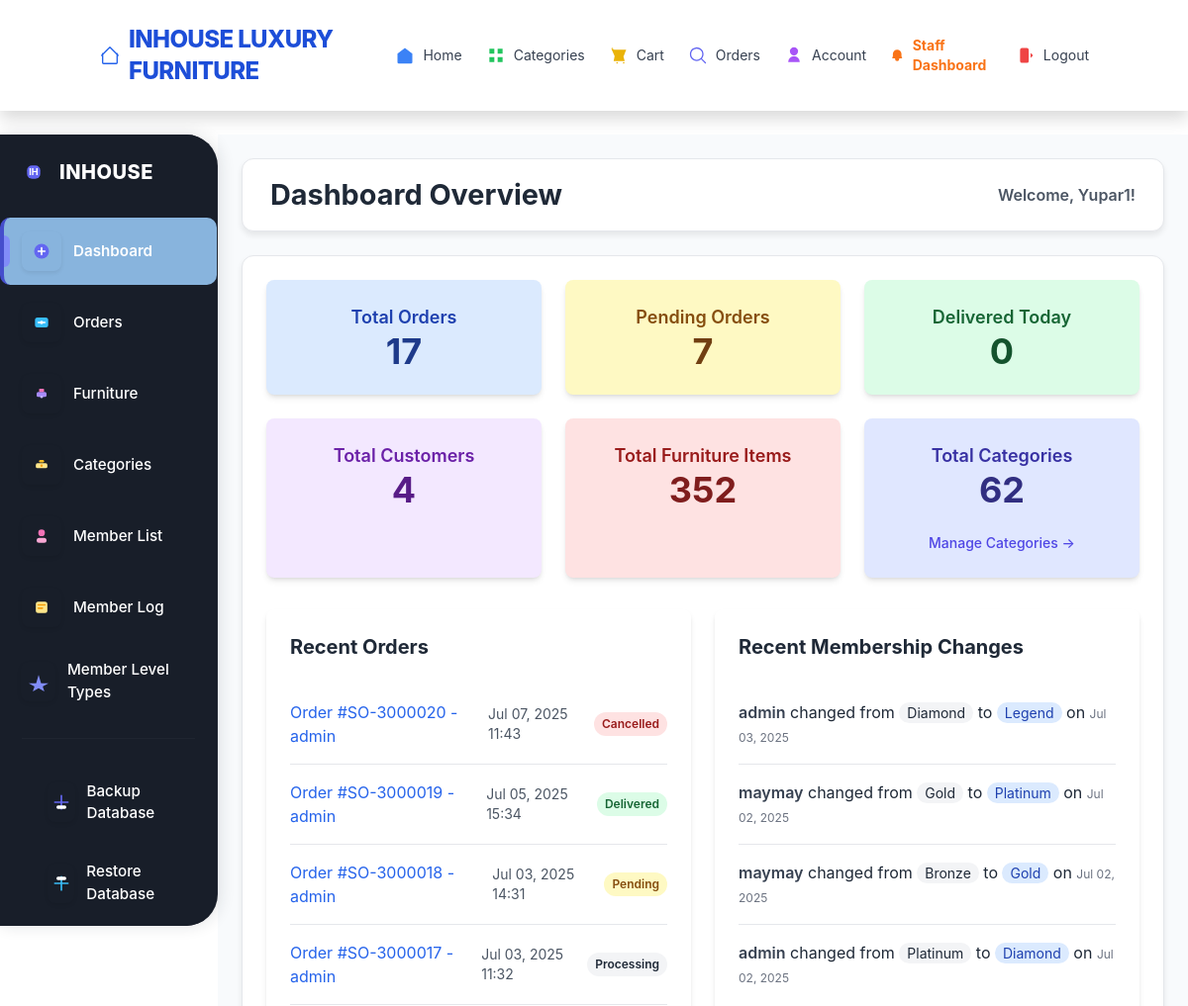
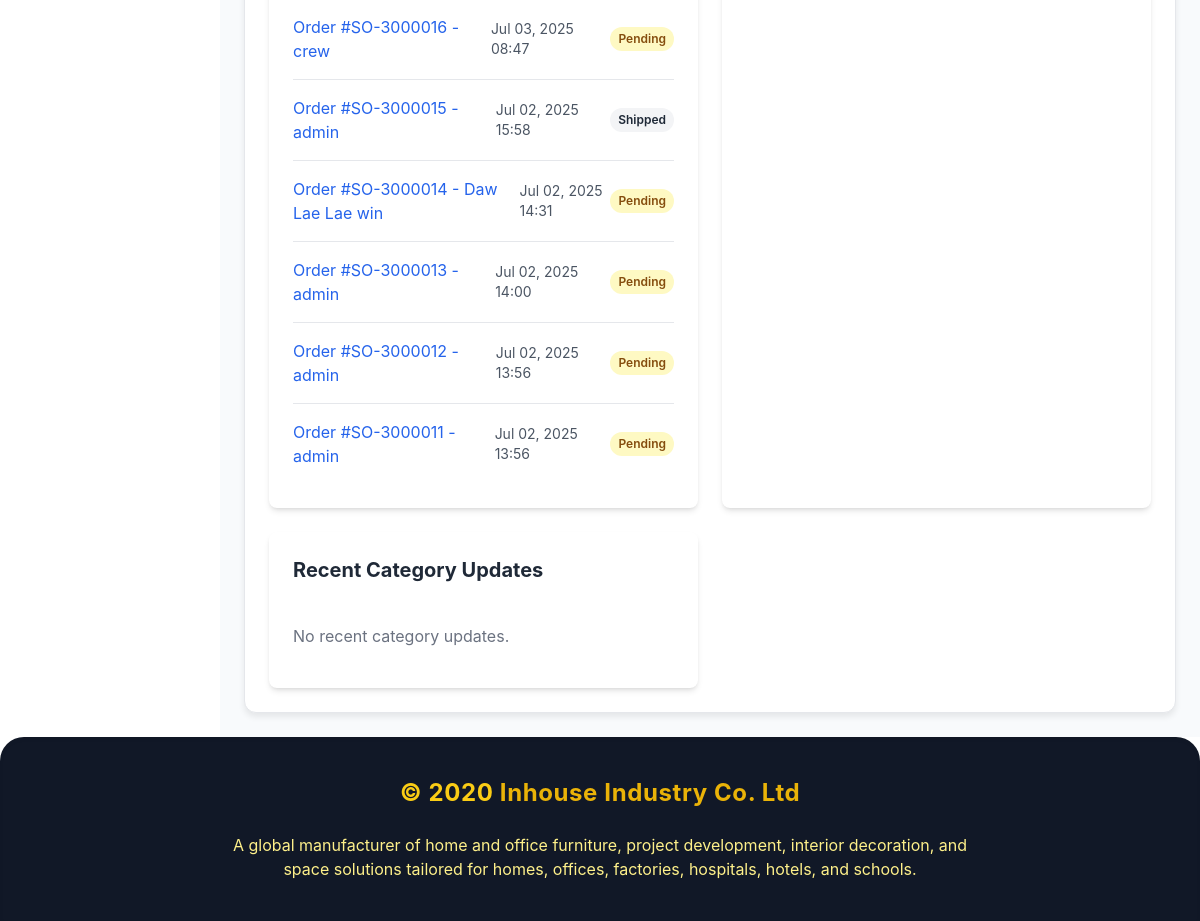
The page /staff/ (signed in) on the database as committed earlier (2 pictures, top to bottom).
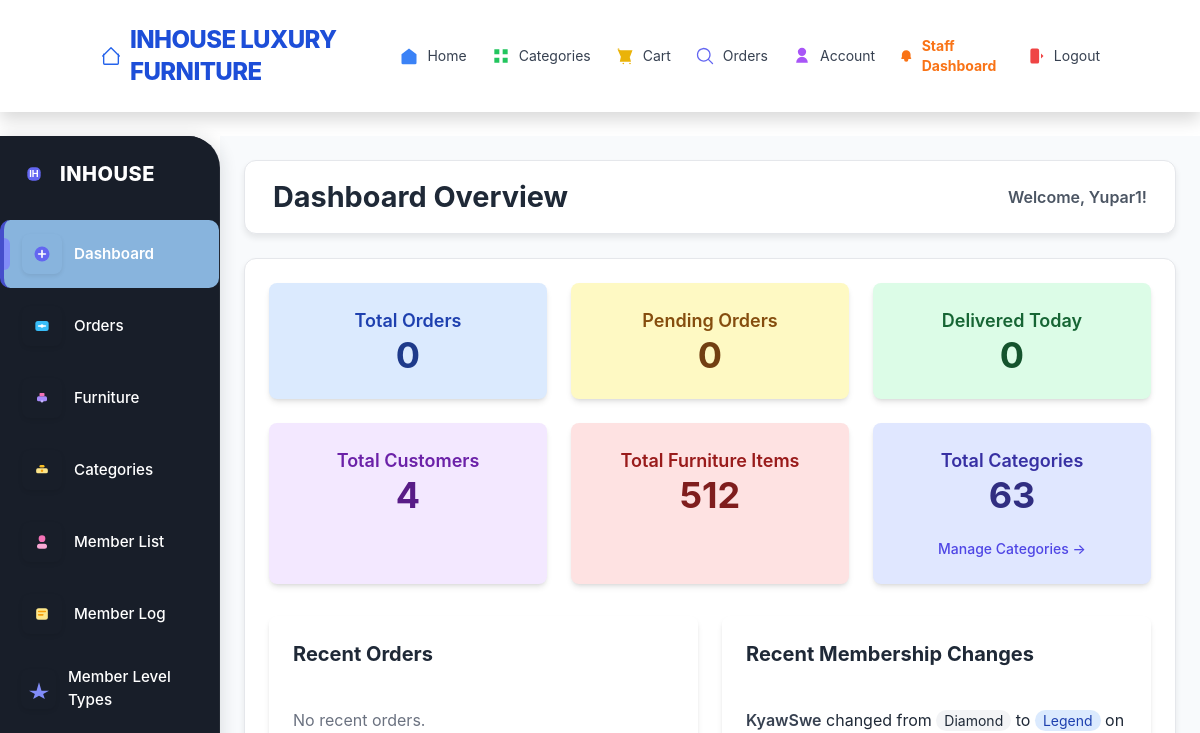
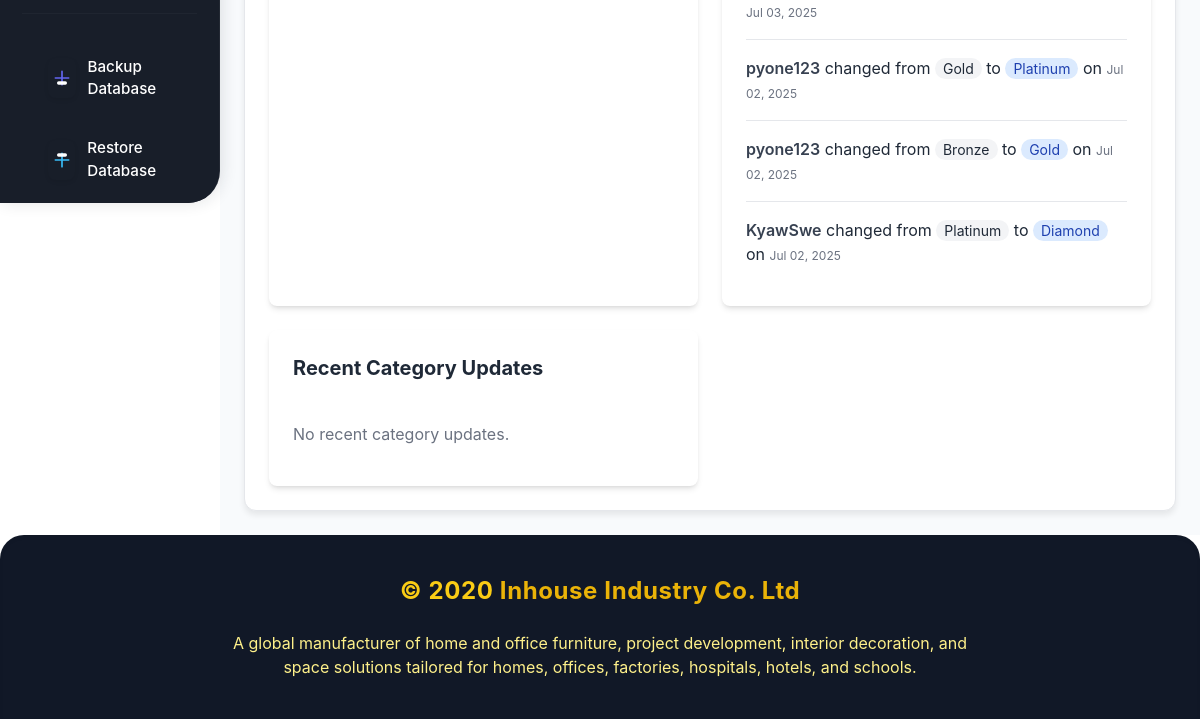
The same page on the database as committed later (2 pictures, top to bottom).
### store/models.py (models this page shows, shortened)
class Order(models.Model):
    user = models.ForeignKey(CustomUser, on_delete=models.SET_NULL, null=True, blank=True, related_name='orders')
    order_number = models.CharField(max_length=20, unique=True, blank=True, null=True) # New field for order number
    customer_name = models.CharField(max_length=100)
    customer_address = models.TextField()
    customer_phone = models.CharField(max_length=20)
    STATUS_CHOICES = [
        ('Pending', 'Pending'),
        ('Processing', 'Processing'),
        ('Shipped', 'Shipped'),
        ('Delivered', 'Delivered'),
        ('Cancelled', 'Cancelled'),
    ]
    status = models.CharField(max_length=20, choices=STATUS_CHOICES, default='Pending')
    created_at = models.DateTimeField(auto_now_add=True)
    updated_at = models.DateTimeField(auto_now=True)
    total_amount = models.DecimalField(max_digits=10, decimal_places=2, default=0.00)
    PAYMENT_CHOICES = [
        ('Pending', 'Pending'),
        ('Completed', 'Completed'),
        ('Failed', 'Failed'),
    ]
    payment_status = models.CharField(max_length=20, choices=PAYMENT_CHOICES, default='Pending')
    payment_method = models.CharField(max_length=50, blank=True, null=True)

class UserMembershipLog(models.Model):
    user = models.ForeignKey(CustomUser, on_delete=models.CASCADE)
    old_level = models.CharField(max_length=20)
    new_level = models.CharField(max_length=20)
    changed_at = models.DateTimeField(auto_now_add=True)

class CustomUser(AbstractUser):
    phone = models.CharField(max_length=15, blank=True, null=True)
    nrc = models.CharField(max_length=30, blank=True)
    dob = models.DateField(null=True, blank=True)
    c_code = models.CharField(max_length=20, unique=True, blank=True)
    createdby = models.CharField(max_length=20, default='website')
    amount = models.DecimalField(
        max_digits=10,
        decimal_places=2,
        default=0.00
    )
    member_level_choices = [
        ('INHOUSE', 'Inhouse'),
        ('CLASSIC', 'Classic'),
        ('GOLD', 'Gold'),
        ('PLATINUM', 'Platinum'),
        ('DIAMOND', 'Diamond'),
        ('VVIP', 'VVIP'),
    ]
    member_level = models.CharField(
        max_length=10,
        choices=member_level_choices,
        default='Bronze'
    )

### store/views_staff.py (the view)
@login_required
@user_passes_test(is_staff_check)
def staff_dashboard(request):
    total_orders = Order.objects.count()
    pending_orders = Order.objects.filter(status='Pending').count()
    delivered_orders_today = Order.objects.filter(
        status='Delivered', created_at__date=datetime.date.today()
    ).count()
    total_customers = CustomUser.objects.count()
    total_furniture_items = Furniture.objects.count()
    recent_orders = Order.objects.order_by('-created_at')[:10]
    recent_membership_changes = UserMembershipLog.objects.order_by('-changed_at')[:5]
    total_categories = Category.objects.count()
    recent_category_logs = []
    context = {
        'total_orders': total_orders,
        'pending_orders': pending_orders,
        'delivered_orders_today': delivered_orders_today,
        'total_customers': total_customers,
        'total_furniture_items': total_furniture_items,
        'recent_orders': recent_orders,
        'recent_membership_changes': recent_membership_changes,
        'total_categories': total_categories,
        'recent_category_logs': recent_category_logs,
    }
    return render(request, 'staff/dashboard.html', context)

### store/views_staff.py (called while the page is built)
def is_staff_check(user):
    return user.is_authenticated and user.is_staff

### store/templates/staff/dashboard.html (shortened to what the changed rows need)
{% extends "staff/base_staff.html" %}
{% block page_title %}Dashboard Overview{% endblock %}
{% block content %}
<div class="grid grid-cols-1 md:grid-cols-2 lg:grid-cols-3 gap-6 mb-8">
    <div class="bg-blue-100 p-6 rounded-lg shadow-md text-center">
        <h3 class="text-lg font-semibold text-blue-800">Total Orders</h3>
        <p class="text-4xl font-bold text-blue-900">{{ total_orders }}</p>
    </div>
    <div class="bg-yellow-100 p-6 rounded-lg shadow-md text-center">
        <h3 class="text-lg font-semibold text-yellow-800">Pending Orders</h3>
        <p class="text-4xl font-bold text-yellow-900">{{ pending_orders }}</p>
    </div>
    <div class="bg-red-100 p-6 rounded-lg shadow-md text-center">
        <h3 class="text-lg font-semibold text-red-800">Total Furniture Items</h3>
        <p class="text-4xl font-bold text-red-900">{{ total_furniture_items }}</p>
    </div>
    <div class="bg-indigo-100 p-6 rounded-lg shadow-md text-center">
        <h3 class="text-lg font-semibold text-indigo-800">Total Categories</h3>
        <p class="text-4xl font-bold text-indigo-900">{{ total_categories }}</p>
        <a href="{% url 'staff_category_list' %}" class="mt-4 inline-block text-indigo-600 hover:text-indigo-800 text-sm font-medium">Manage Categories &rarr;</a>
    </div>
</div>
<div class="grid grid-cols-1 lg:grid-cols-2 gap-6">
    <div class="bg-white p-6 rounded-lg shadow-md">
        <h2 class="text-xl font-bold mb-4 text-gray-800">Recent Orders</h2>
        <ul class="divide-y divide-gray-200">
            {% for order in recent_orders %}
            <li class="py-3 flex justify-between items-center">
                <a href="{% url 'staff_order_detail' order.id %}" class="text-blue-600 hover:underline">
                    Order #{{ order.order_number }} - {{ order.customer_name }}
                </a>
                <span class="text-sm text-gray-600">{{ order.created_at|date:"M d, Y H:i" }}</span>
                <span class="px-2 py-1 text-xs font-semibold rounded-full
                    {% if order.status == 'Delivered' %}bg-green-100 text-green-800
                    {% elif order.status == 'Pending' %}bg-yellow-100 text-yellow-800
                    {% elif order.status == 'Cancelled' %}bg-red-100 text-red-800
                    {% else %}bg-gray-100 text-gray-800{% endif %}">
                    {{ order.get_status_display }}
                </span>
            </li>
            {% empty %}
            <li class="py-3 text-gray-500">No recent orders.</li>
            {% endfor %}
        </ul>
    </div>
    <div class="bg-white p-6 rounded-lg shadow-md">
        <h2 class="text-xl font-bold mb-4 text-gray-800">Recent Membership Changes</h2>
        <ul class="divide-y divide-gray-200">
            {% for log in recent_membership_changes %}
            <li class="py-3">
                <span class="font-semibold text-gray-700">{{ log.user.username }}</span> changed from
                <span class="text-sm px-2 py-0.5 rounded-full bg-gray-100 text-gray-800">{{ log.old_level }}</span> to
                <span class="text-sm px-2 py-0.5 rounded-full bg-blue-100 text-blue-800">{{ log.new_level }}</span>
                on <span class="text-xs text-gray-500">{{ log.changed_at|date:"M d, Y" }}</span>
            </li>
            {% empty %}
            <li class="py-3 text-gray-500">No recent membership changes.</li>
            {% endfor %}
        </ul>
    </div>
    <div class="bg-white p-6 rounded-lg shadow-md">
        <h2 class="text-xl font-bold mb-4 text-gray-800">Recent Category Updates</h2>
    </div>
</div>
{% endblock %}

Rows that differ between the two databases and show on the page:
removed Order: order_number "SO-3000020", customer_name "admin", created_at "Jul 07, 2025 11:43", status "Cancelled"
removed Order: order_number "SO-3000019", customer_name "admin", created_at "Jul 05, 2025 15:34", status "Delivered"
removed Order: order_number "SO-3000018", customer_name "admin", created_at "Jul 03, 2025 14:31", status "Pending"
removed Order: order_number "SO-3000017", customer_name "admin", created_at "Jul 03, 2025 11:32", status "Processing"
removed Order: order_number "SO-3000016", customer_name "crew", created_at "Jul 03, 2025 08:47", status "Pending"
removed Order: order_number "SO-3000015", customer_name "admin", created_at "Jul 02, 2025 15:58", status "Shipped"
removed Order: order_number "SO-3000014", customer_name "Daw Lae Lae win", created_at "Jul 02, 2025 14:31", status "Pending"
removed Order: order_number "SO-3000013", customer_name "admin", created_at "Jul 02, 2025 14:00", status "Pending"
removed Order: order_number "SO-3000012", customer_name "admin", created_at "Jul 02, 2025 13:56", status "Pending"
removed Order: order_number "SO-3000011", customer_name "admin", created_at "Jul 02, 2025 13:56", status "Pending"
changed through a linked row, UserMembershipLog "Legend": user.username "admin" → "KyawSwe"
changed through a linked row, UserMembershipLog (number 2 of 4 on the later page): user.username "maymay" → "pyone123"
changed through a linked row, UserMembershipLog "Bronze": user.username "maymay" → "pyone123"
changed through a linked row, UserMembershipLog (number 4 of 4 on the later page): user.username "admin" → "KyawSwe"
Other text that changed with them:
{{ total_orders }}: "17" → "0"
{{ pending_orders }}: "7" → "0"
{{ total_furniture_items }}: "352" → "512"
{{ total_categories }}: "62" → "63"
text now shown: "No recent orders."
